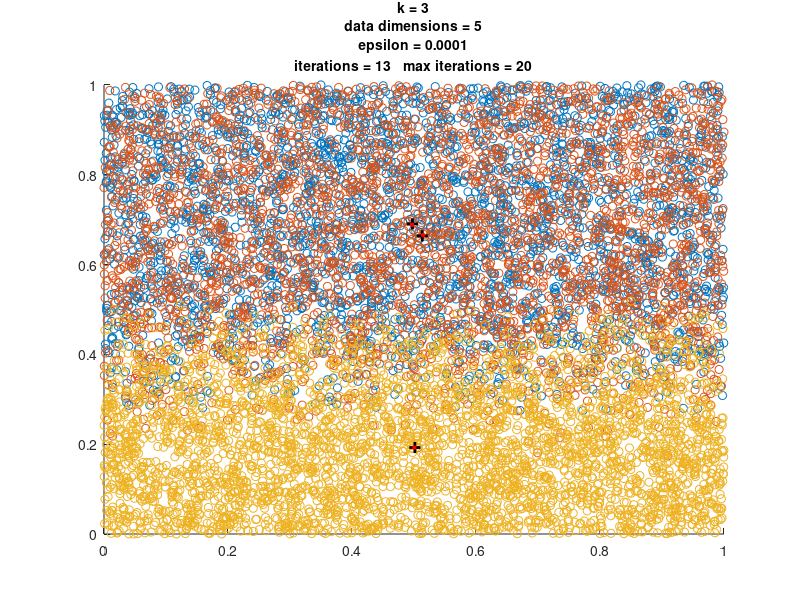

MATLAB code to generate this figure:
# TP2 - KMEANS - NDIMENSIONS

clear;

# Chargement des données
# A = load("classif_data/gmm3d.asc");

# Décommenter les deux lignes suivantes pour exécuter l'algo sur n dimensions :
n = 5;
A = rand(10000,n);

[rows,cols] = size(A);

# Paramètres :
k = 3; # Nombre de classes
previous_points = ones(k, cols);
points = zeros(k, cols);
means = zeros(k,size(A,2));
e =  0.0001;
max_iterations = 20;

# 1. Choix des k points aléatoirement
for i = 1:k
  n = randi(rows); # Choisir une ligne aléatoire dans A
  points(i,:) = A(n,:); # Stocker le point qui se trouve à cette ligne dans points[]
end

# Tant que l'algorithme ne converge pas
while abs(previous_points(:,:) - points(:,:)) > e && max_iterations > 0
  disp(max_iterations);
  max_iterations = max_iterations - 1;
  disp('distance between current points and previous point : ');
  disp(abs(previous_points(:,:) - points(:,:)));


  # 2. Affecter chaque point de A à sa partition la plus proche

  # Stocker la distance d'un point par rapport à chaque y(k) (pour sélectionner
  # la plus petite)
  distances = [];
  # Stocker la classe (label) de chaque point
  classes = [];

  # Boucler sur tous les points de A
  for i = 1:rows
    # Pour chaque classe
    for yk = 1:k
      # Calculer la distance entre le point courant et chacun des y(k)
      distances(yk) = norm(A(i,:)-points(yk,:));
    end
    # Affecter le ième point de A à la classe qui minimise la distance :
    classes(i) = find(distances==(min(distances)));
  end


  # 3. Sélection du point qui minimise le barycentre du cluster comme nouveau centroid

  for i = 1:k
    k_indexes = find(classes==i);
    means(i,:) = 0;

    for j = 1:size(k_indexes,2)
      means(i,:) += A(k_indexes(j),:);
    end
    means(i,:) = means(i,:) / size(k_indexes,2);
  end

  previous_points(:,:) = points(:,:);
  points(:,:) = means(:,:);
end



# Visualisation
# (Le résultat ne peut pas être visualisé pour n > 3)

figure(1);

for i=1:k
  k_indexes = find(classes==i);
  # Plot cluster points (2D) :
  scatter(A(k_indexes(:),1), A(k_indexes(:),2));

  # Décommenter pour n = 3
  # scatter3(A(k_indexes(:),1), A(k_indexes(:),2), A(k_indexes(:),3));
  hold on;
end

# Plot (2D) current centroids :
plot(points(:,1), points(:,2), '+', 'MarkerSize',8,'LineWidth',2, 'Color',[0,0,0]);

# Décommenter pour n = 3
# plot3(points(:,1), points(:,2), points(:,3), '+', 'MarkerSize',8,'LineWidth',2, 'Color',[0,0,0]);
hold on;

# Plot previous centroids :
plot(previous_points(:,1), previous_points(:,2), '+', 'MarkerSize',3,'LineWidth',2, 'Color',[1,0,0]);

# Décommenter pour n = 3
# plot3(previous_points(:,1), previous_points(:,2), previous_points(:,3), '+', 'MarkerSize',8,'LineWidth',2, 'Color',[0,0,0]);

title({
    ['k = ' num2str(k) ]
    ['data dimensions = ' num2str(cols) ]
    ['epsilon = ' num2str(e) ]
    ['iterations = ' num2str(20 - max_iterations) '   max iterations = 20']
    }, 'FontSize', 10);

